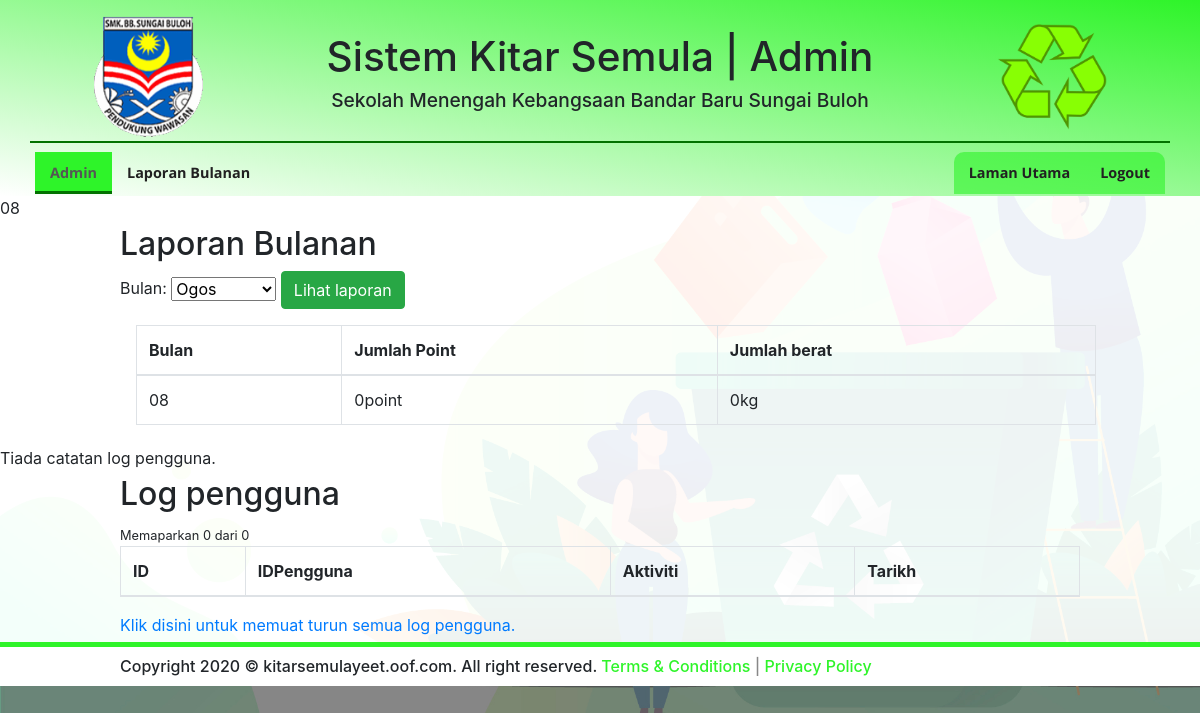
The page /admin/index.php (signed in) on the database as committed earlier.
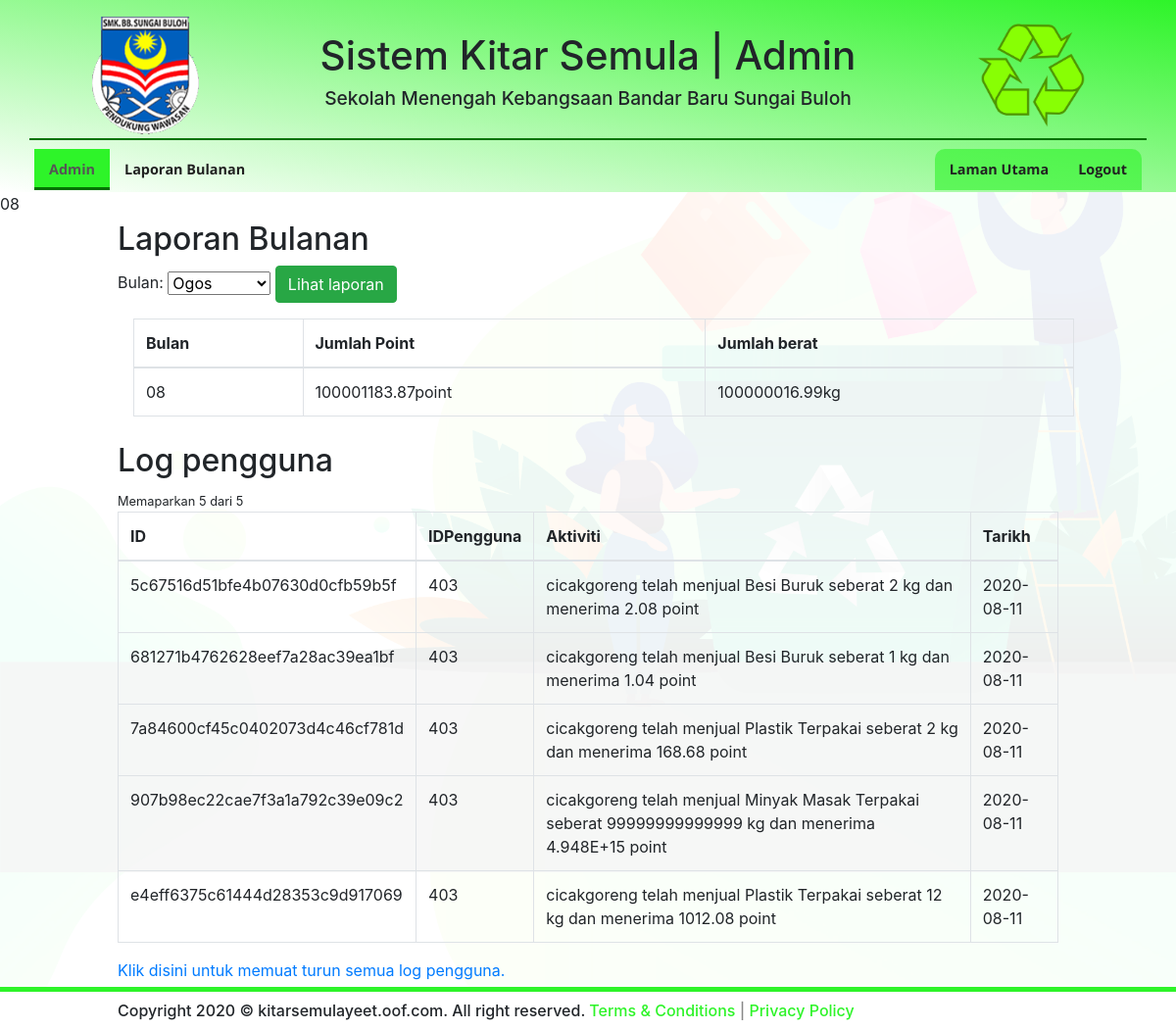
The same page on the database as committed later.
### tables this page shows
CREATE TABLE IF NOT EXISTS `log_pengguna` (
  `id` varchar(255) NOT NULL,
  `idPengguna` int(20) NOT NULL,
  `aktiviti` text NOT NULL,
  `tarikh_aktiviti` date DEFAULT NULL,
  PRIMARY KEY (`id`),
  KEY `idPengguna` (`idPengguna`)
);

### admin/index.php (the view, shortened to what this page needs)
<?php
include("../assets/php/base.php");
?>
<!DOCTYPE html>
<html>
<head>
    <link rel="stylesheet" href="assets/css/bootstrap.min.css">
    <link rel="stylesheet" href="assets/css/style.css">
    <link rel="stylesheet" href="https://use.fontawesome.com/releases/v5.7.1/css/all.css">
</head>
<body>
    <nav class="header admin">
        <div class="container">
            <div class="heading">
                <div class="logo logo-sekolah">
                    <img src="assets/img/logo-sekolah.png" alt="Logo sekolah">
                </div>
                <div class="title">
                    <h1 class="main-title">Sistem Kitar Semula | Admin</h1>
                    <h6 class="sub-title">Sekolah Menengah Kebangsaan Bandar Baru Sungai Buloh</h6>
                </div>
                <div class="logo">
                    <img src="assets/img/logo.png" alt="Logo kitar semula">
                </div>
            </div>
            <div class="navbar navbar-expand-md w-100">
                <div class="navbar-collapse collapse" id="navbarCollapse">
                    <ul class="navbar-nav mr-auto">
                        <li class="nav-item">
                            <a href="admin/" class="nav-link anim-container active">
                                Admin
                                <div class="anim-line"></div>
                            </a>
                        </li>
                        <li class="nav-item">
                            <a href="admin/#monthly-report" class="nav-link anim-container">
                                Laporan Bulanan
                            </a>
                        </li>
                    </ul>
                    <ul class="navbar-nav ml-auto auth">
                        <li class="nav-item">
                            <a href="/" class="nav-link">Laman Utama</a>
                        </li>
                        <li class="nav-item">
                            <a href="logout.php" class="nav-link">Logout</a>
                        </li>
                    </ul>
                </div>
            </div>
        </div>
    </nav>
    <main>
        <?php
        $months_list = [
            'Januari' => "01",
            'Februari' => "02",
            'Mac' => "03",
            'April' => "04",
            'Mei' => "05",
            'Jun' => "06",
            'Julai' => "07",
            'Ogos' => "08",
            'September' => "09",
            'Oktober' => "10",
            'November' => "11",
            'Disember' => "12"
        ];
        $bulan = (string)(!empty($_GET["bulan"]) ? $_GET["bulan"] : date('m'));
        echo $bulan;
        $sql_penjualan_bulanan = "SELECT * FROM penjualan WHERE tarikh LIKE '%-$bulan-%'";
        $run_sql_penjualan_bulanan = mysqli_query($condb, $sql_penjualan_bulanan);
        $jumlah_point = 0;
        $jumlah_berat = 0;
        if ($run_sql_penjualan_bulanan->num_rows > 0) {
            while ($row = $run_sql_penjualan_bulanan->fetch_assoc()) {
                $jumlah_berat += (float)$row["berat"];
                $jumlah_point += (float)$row["totalpoint"];
            }
        }
        ?>
        <div class="monthly-report" id="monthly-report">
            <h2>Laporan Bulanan</h2>
            <div class="report-form">
                <form action="admin/#monthly-report" method="get">
                    Bulan:
                    <select name="bulan" id="bulan">
                        <?php
                        foreach ($months_list as $month => $index) {
                        ?>
                        <option value="<?= $months_list[$month] ?>"
                            <?= (isset($_GET["bulan"]) && $_GET["bulan"] == $months_list[$month]) ||
                                                                            ((int)date('n') == $months_list[$month] && (empty($_GET["bulan"])))  ? 'selected' : '' ?>>
                            <?= $month; ?>
                        </option>
                        <?php
                        }
                        ?>
                    </select>
                    <button class="btn btn-success">Lihat laporan</button>
                </form>
            </div>
            <div class="report-result">
                <table class="table table-bordered m-3">
                    <thead>
                        <tr>
                            <th>Bulan</th>
                            <th>Jumlah Point</th>
                            <th>Jumlah berat</th>
                        </tr>
                    </thead>
                    <tbody>
                        <tr>
                            <td><?= $bulan ?></td>
                            <td><?= $jumlah_point ?>point</td>
                            <td><?= $jumlah_berat ?>kg</td>
                        </tr>
                    </tbody>
                </table>
            </div>
        </div>
        <?php
        $sql_cari_log = "SELECT * FROM log_pengguna ORDER BY tarikh_aktiviti DESC LIMIT 25";
        $run_sql_cari_log = $condb->query($sql_cari_log);
        $logs = [];
        $jumlah_log = [];
        if ($run_sql_penjualan_bulanan->num_rows > 0) {
            while ($row = $run_sql_cari_log->fetch_assoc()) {
                array_push($logs, $row);
            }
            $sql_jumlah_log = "SELECT * FROM log_pengguna ORDER BY tarikh_aktiviti DESC";
            $run_sql_jumlah_log = $condb->query($sql_jumlah_log);
            while ($row = $run_sql_jumlah_log->fetch_assoc()) {
                array_push($jumlah_log, $row);
            }
        } else {
            echo "Tiada catatan log pengguna.";
        }
        ?>
        <div class="user-log" id="user-log">
            <h2>Log pengguna</h2>
            <small>Memaparkan <?= count($logs) ?> dari <?= count($jumlah_log) ?></small>
            <div class="user-log-list">
                <table class="table table-bordered">
                    <thead>
                        <tr>
                            <th>ID</th>
                            <th>IDPengguna</th>
                            <th>Aktiviti</th>
                            <th>Tarikh</th>
                        </tr>
                    </thead>
                    <tbody>
                        <?php
                        foreach ($logs as $log) {
                        ?>
                        <tr>
                            <td><?= $log["id"] ?></td>
                            <td><?= $log["idPengguna"] ?></td>
                            <td><?= $log["aktiviti"] ?></td>
                            <td><?= $log["tarikh_aktiviti"] ?></td>
                        </tr>
                        <?php
                        }
                        ?>
                    </tbody>
                </table>
            </div>
            <div class="download-log">
                <a href="admin/download_log.php">Klik disini untuk memuat turun semua log pengguna.</a>
            </div>
        </div>
    </main>
    <div class="footer">
        <h6>Copyright 2020 &copy; kitarsemulayeet.oof.com. All right reserved. <a href="#terms" class="terms">Terms
                & Conditions</a> <span class="separator">|</span> <a href="#privacy-policy" class="policy">Privacy
                Policy</a></h6>
    </div>
</body>
</html>

### assets/css/style.css (style rules this page uses)
* { padding: 0px; margin: 0px; -webkit-box-sizing: border-box; box-sizing: border-box; -webkit-box-pack: center; -ms-flex-pack: center; justify-content: center; }
body { background-color: #91df90; background-image: url("../img/bg-landing.jpg"); background-attachment: fixed; background-repeat: no-repeat; background-size: cover; margin: 0px auto; max-width: 1500px; }
img { max-width: 100%; max-height: 100%; }
main { background-color: #ffffffee; }
nav.header { background-color: #2ef429; background-image: -webkit-gradient(linear, right top, left bottom, from(#2ef429), to(white)); background-image: linear-gradient(to bottom left, #2ef429, white); display: block !important; width: 100%; height: auto; padding-top: 10px; }
nav.header [class^="container"] { padding: 2px 0px; display: -webkit-box; display: -ms-flexbox; display: flex; -webkit-box-orient: vertical; -webkit-box-direction: normal; -ms-flex-direction: column; flex-direction: column; -webkit-box-align: center !important; -ms-flex-align: center !important; align-items: center !important; }
nav.header [class^="container"] .heading { width: 100%; height: auto; padding: 0px 5px; margin: 2px; display: -webkit-box; display: -ms-flexbox; display: flex; }
nav.header [class^="container"] .heading .logo { width: 10%; display: -webkit-box; display: -ms-flexbox; display: flex; -webkit-box-align: center; -ms-flex-align: center; align-items: center; padding: 2px; }
nav.header [class^="container"] .heading .logo img { width: 100%; }
nav.header [class^="container"] .heading .title { text-align: center; min-width: 70%; display: -webkit-box; display: -ms-flexbox; display: flex; -webkit-box-orient: vertical; -webkit-box-direction: normal; -ms-flex-direction: column; flex-direction: column; -webkit-box-align: center; -ms-flex-align: center; align-items: center; font-weight: bold; }
nav.header [class^="container"] .heading .title .main-title { font-size: 2.53em; }
nav.header [class^="container"] .heading .title .sub-title { font-size: 1.2em; }
nav.header [class^="container"] .navbar { padding: 5px 5px 0px 5px; border-top: 2px solid #027200; }
nav.header [class^="container"] .navbar .navbar-collapse { margin-top: 2px; }
nav.header [class^="container"] .navbar .navbar-collapse .navbar-nav { margin-top: 2px; padding: 0px; }
nav.header [class^="container"] .navbar .navbar-collapse .navbar-nav .nav-item .nav-link { padding: 10px 15px; font-size: 0.9em; font-weight: bold; overflow-x: hidden !important; white-space: nowrap; text-overflow: ellipsis; width: 100%; color: #212121; font-family: "Open Sans", sans-serif; }
nav.header [class^="container"] .navbar .navbar-collapse .navbar-nav .nav-item .nav-link:hover, nav.header [class^="container"] .navbar .navbar-collapse .navbar-nav .nav-item .nav-link.active { background-color: #2ef429; color: #555; }
nav.header [class^="container"] .navbar .navbar-collapse .navbar-nav.auth { margin-top: 2px; padding: 0px; background-color: #2ef42999; border-radius: 10px; border-bottom-left-radius: 0px; border-bottom-right-radius: 0px; }
nav.header [class^="container"] .navbar .navbar-collapse .navbar-nav.auth .nav-item { border-radius: inherit; }
nav.header [class^="container"] .navbar .navbar-collapse .navbar-nav.auth .nav-item .nav-link { border-radius: inherit; }
nav.header [class^="container"] .navbar .navbar-collapse .navbar-nav.auth .nav-item:first-child:not(:last-child) { border-radius: inherit !important; border-top-right-radius: 0px !important; }
nav.header [class^="container"] .navbar .navbar-collapse .navbar-nav.auth .nav-item:last-child:not(:first-child) { border-radius: inherit !important; border-top-left-radius: 0px !important; }
.footer { width: 100%; padding: 10px; border-top: 5px solid #2ef429; background-color: #fff; }
.footer h6 a { color: #2ef429; }
.footer h6 .separator { color: #888; }
.anim-container:not(.disabled) { position: relative; }
.anim-line:not(.disabled) { position: absolute; left: 50%; bottom: 0px; width: 0px; height: 7%; content: "F"; color: transparent; -webkit-transition: 0.3s ease; transition: 0.3s ease; background-color: #027200; }
.anim-container:not(.disabled).active > .anim-line { width: 100%; left: 0px; -webkit-transition: 0.3s ease; transition: 0.3s ease; }

### admin/index.php (style rules this page uses)
.footer>* { width: 960px; margin: 0px auto; }
main>* { margin: 0px auto; padding: 5px 0px; max-width: 960px; }

Rows that differ between the two databases and show on the page:
added log_pengguna: id "5c67516d51bfe4b07630d0cfb59b5f", idPengguna "403", aktiviti "cicakgoreng telah menjual Besi Buruk seberat 2 kg dan menerima 2.08 point", tarikh_aktiviti "2020-08-11"
added log_pengguna: id "681271b4762628eef7a28ac39ea1bf", idPengguna "403", aktiviti "cicakgoreng telah menjual Besi Buruk seberat 1 kg dan menerima 1.04 point", tarikh_aktiviti "2020-08-11"
added log_pengguna: id "7a84600cf45c0402073d4c46cf781d", idPengguna "403", aktiviti "cicakgoreng telah menjual Plastik Terpakai seberat 2 kg dan menerima 168.68 point", tarikh_aktiviti "2020-08-11"
added log_pengguna: id "907b98ec22cae7f3a1a792c39e09c2", idPengguna "403", aktiviti "cicakgoreng telah menjual Minyak Masak Terpakai seberat 99999999999999 kg dan menerima 4.948E+15 point", tarikh_aktiviti "2020-08-11"
added log_pengguna: id "e4eff6375c61444d28353c9d917069", idPengguna "403", aktiviti "cicakgoreng telah menjual Plastik Terpakai seberat 12 kg dan menerima 1012.08 point", tarikh_aktiviti "2020-08-11"
Other text that changed with them:
$jumlah_point: "0" → "100001183.87"
$jumlah_berat: "0" → "100000016.99"
count($logs): "0" → "5"
count($jumlah_log): "0" → "5"
text no longer shown: "Tiada catatan log pengguna."
